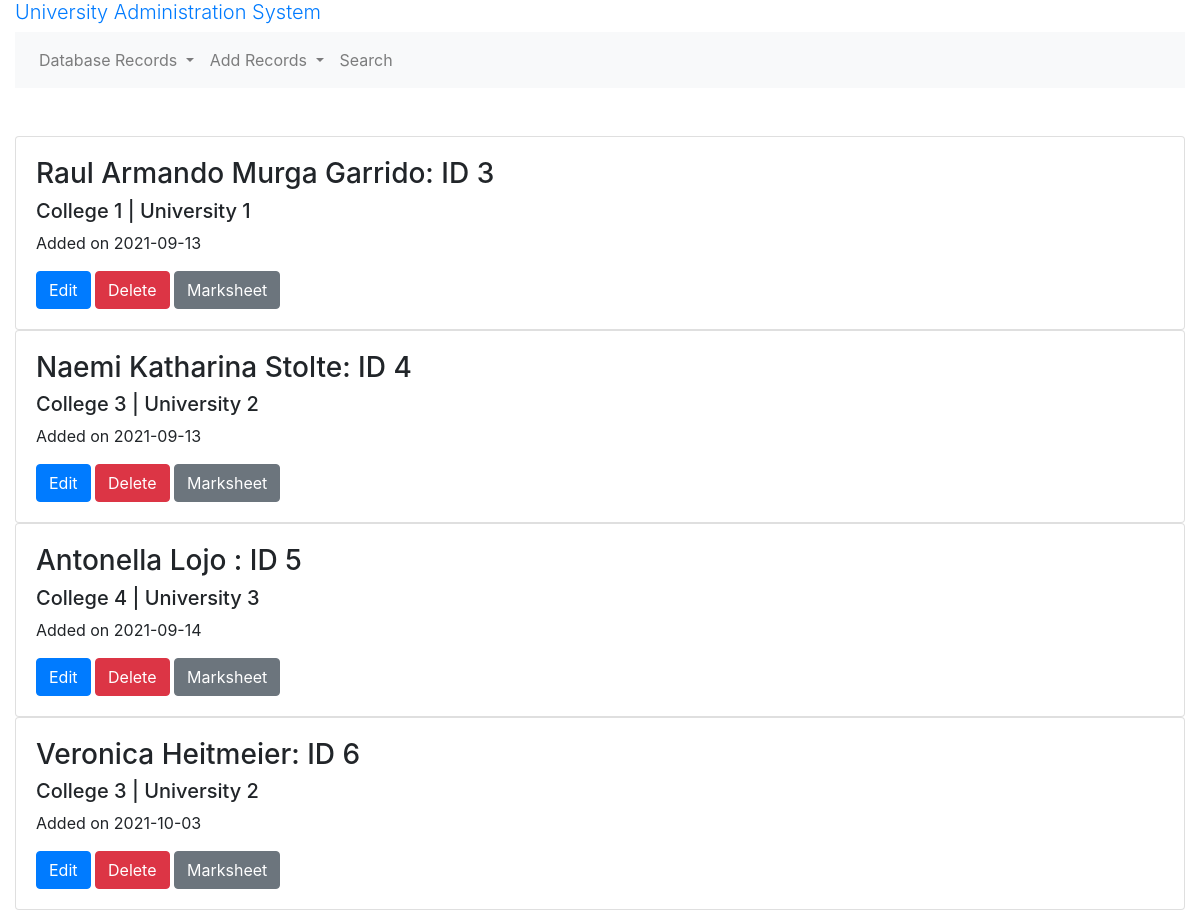
/students, run on the app's committed database.
### models.py (models this page shows, shortened)
class Student(db.Model):
    __tablename__ = 'student'
    id = db.Column(db.Integer, primary_key=True)
    created_at = db.Column(db.Date, nullable = False, default=datetime.utcnow())
    name = db.Column(db.String(255))
    surname = db.Column(db.String(255))
    address = db.Column(db.String(255))
    phone_no = db.Column(db.String(10))
    std_code = db.Column(db.String(8))
    university_id = db.Column(db.Integer, db.ForeignKey("university.id"))# many2one
    university = db.relationship("University", back_populates="students")
    college_id = db.Column(db.Integer, db.ForeignKey("college.id"))# many2one
    college = db.relationship("College", back_populates='students')
    stream_id = db.Column(db.Integer, db.ForeignKey("stream.id"))# many2one
    stream = db.relationship("Stream", back_populates='students')
    courses = db.relationship('Course', back_populates='student', cascade="all,delete")# one2many
    marksheets = db.relationship('Marksheet', back_populates='student', cascade="all,delete")# one2many

### routes.py (the view)
@app.route('/students')
def students():
    students = models.Student.query.all()
    return render_template('students.html', students=students)

### templates/students.html
{% extends "base.html" %}
{% block main %}
  {% for student in students %}
    <div class="card">
      <div class="card-body">
        <h3>{{ student.name}} {{student.surname}}: ID {{ student.id }}</h3>
        <h5>College {{ student.college_id}} | University {{student.university_id}}</h5>
        <p>Added on {{ student.created_at }}</p>
        <a href="{{ url_for('edit_student', student_id=student.id) }}" class="btn btn-primary">Edit</a>
        <a href="{{ url_for('delete_student', student_id=student.id) }}" class="btn btn-danger">Delete</a>
        <a href="{{ url_for('marksheet', student_id=student.id) }}" class="btn btn-secondary">Marksheet</a>
      </div>
    </div>
  {% endfor %}
{% endblock %}

### data on the page
Student: name "Raul Armando", surname "Murga Garrido", id "3", college_id "1", university_id "1", created_at "2021-09-13"
Student: name "Naemi Katharina", surname "Stolte", id "4", college_id "3", university_id "2", created_at "2021-09-13"
Student: name "Antonella", surname "Lojo", id "5", college_id "4", university_id "3", created_at "2021-09-14"
Student: name "Veronica", surname "Heitmeier", id "6", college_id "3", university_id "2", created_at "2021-10-03"
